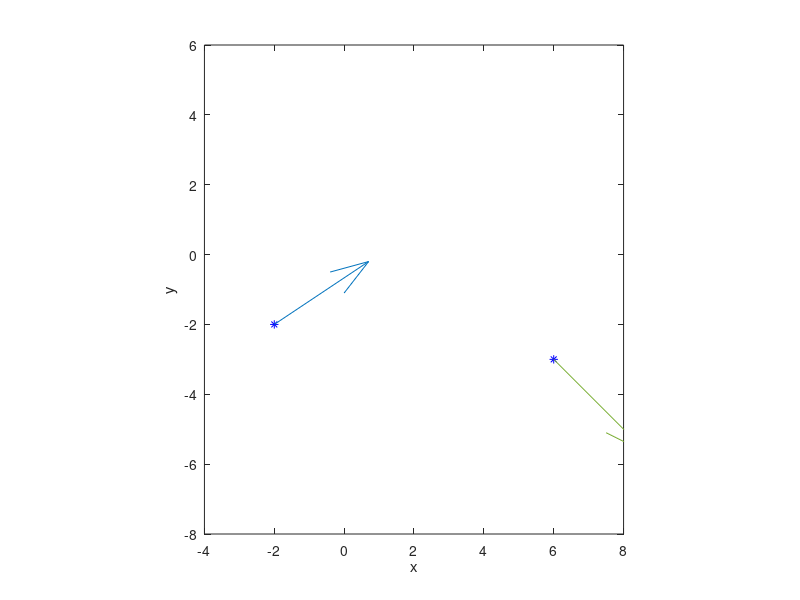

Write MATLAB code to recreate this figure. (Note: this script raises an error after producing the figure.)
clear
px =[-2  6];
py = [-2 -3];
plot(px,py,'b*')
axis([-4 8 -8 6]);
axis equal;
xlabel('x');ylabel('y');
t0 =-1;
t1 =4; 
hold on;
vx = [3 3]; vy=[2 -3];
quiver(px(1),py(1),vx(1),vy(1));
quiver(px(2),py(2),vx(2),vy(2));
syms a3 a2 a1 a0 t
cx(t) = a3 *t^3 + a2 *t^2 + a1 * t + a0;
cxd(t) = diff(cx, t);
e = [cx(t0) == px(1)
     cx(t1) == px(2)
     cxd(t0) == vx(1)
     cxd(t1) == vx(2)];
m = solve(e, [a3 a2 a1 a0]);
x(t) = subs(cx, [a3 a2 a1 a0], [m.a3 m.a2 m.a1 m.a0]);



syms b3 b2 b1 b0 
cy(t) = b3 *t^3 + b2 *t^2 + b1 * t + b0;
cyd(t) = diff(cy, t);
e = [cy(t0) == py(1)
     cy(t1) == py(2)
     cyd(t0) == vy(1)
     cyd(t1) == vy(2)];
m = solve(e, [b3 b2 b1 b0]);
y(t) = subs(cy, [b3 b2 b1 b0], [m.b3 m.b2 m.b1 m.b0]);
fplot(x, y, [t0 t1])
%c1 folytonos
r2 = [15,0];
v2 = [2,6];
tt0 = 0;tt1=2;
plot(px(2),py(2),'b.','MarkerSize',20);
plot(r2(1),r2(2),'b.','MarkerSize',20);
quiver(px(2),py(2),vx(2),vy(2),'g','LineWidth',3);
quiver(r2(1),r2(2),v2(1),v2(2),'g','LineWidth',3);
e1 =[cx(tt0) == px(2)
     cx(tt1) == r2(1)
     cxd(tt0) == vx(2)
     cxd(tt1) == v2(1)];
e2 =[cy(tt0) == py(2)
     cy(tt1) == r2(2)
     cyd(tt0) == vy(2)
     cyd(tt1) == v2(2)];
mx = solve(e1,[a0 a1 a2 a3]);
my = solve(e2,[b0 b1 b2 b3]);
x2(t) = subs(cx,[a0 a1 a2 a3],[mx.a0,mx.a1,mx.a2,mx.a3]);
y2(t) = subs(cy,[b0 b1 b2 b3],[my.b0,my.b1,my.b2,my.b3]);
fplot(x2,y2,[tt0 tt1],'b','LineWidth',3)













